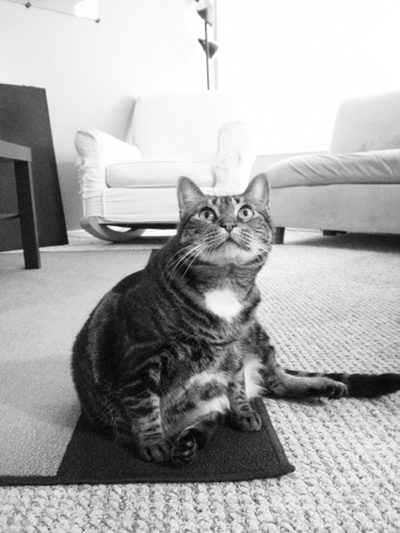
#> input picture 000039.jpg, 400 x 533 px
$ python dithering.py
#> lines starting #> are read from the running program, lines starting #| are printed output that depends on the picture
from PIL import Image

example_image = '000039.jpg'

floyd_steinberg_matrix = [
                          [(-1, 0), (0, 0), (1, 7)],
                          [(-1, 3), (0, 5), (1, 1)]
                         ]
# We calculate the coefficient this way so we can change the matrix easily
coefficient = sum([part[1] for row in floyd_steinberg_matrix for part in row])

image = Image.open(example_image)
#> image is the input picture: PIL image 400x533 RGB; min 2, max 255, mean 170.8

def apply_floyd_steinberg(x, y, image):

    # Calculations for current pixel
    old_pixel = image.getpixel((x, y))
    new_pixel = tuple([round(val/256) for val in old_pixel])
    error = tuple([old_pixel[i] - new_pixel[i] for i in range(len(old_pixel))])
    pixel_updates = []
    y_offset = 0

    # Diffusion of error according to matrix
    for row in floyd_steinberg_matrix:
        update_row = []
        for x_offset, value in row:
            current_pos = (curr_x, curr_y) = (x+x_offset, y+y_offset)
            value = float(value) / coefficient
            if curr_x < image.width and curr_y < image.height:
                new_value = image.getpixel(current_pos)
                new_value = tuple([new_value[i] + int((error[i] * value)) for i in \
                        range(len(new_value))])
                image.putpixel(current_pos, new_value)
        y_offset += 1

    # Set the pixel we were given and get out
    image.putpixel((x, y), new_pixel)
    return image


width, height = image.size
#> width = 400; height = 533
for x in range(1, width-1):
    for y in range(1, height-1):
        print((x, y))
        image = apply_floyd_steinberg(x, y, image)
#> this loop made 398 passes
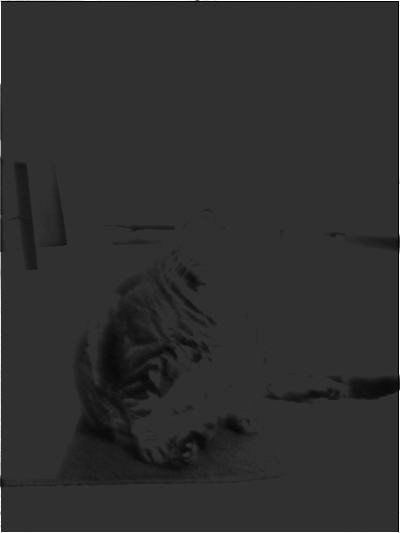
#> image: PIL image 400x533 RGB; min 0, max 255, mean 47
image.show()
